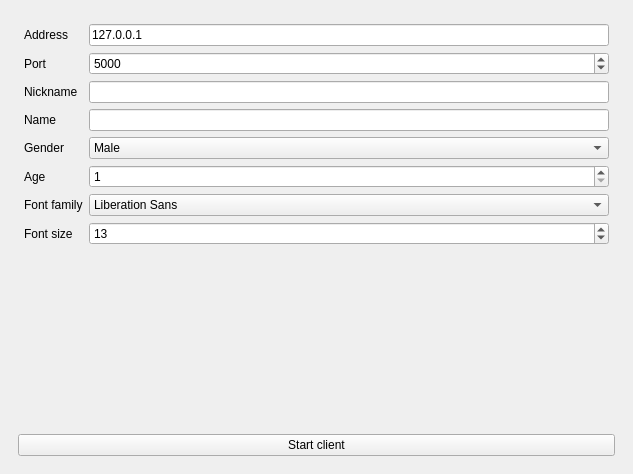
<?xml version="1.0" encoding="UTF-8"?>
<ui version="4.0">
 <class>MainWindow</class>
 <widget class="QMainWindow" name="MainWindow">
  <property name="geometry">
   <rect>
    <x>0</x>
    <y>0</y>
    <width>633</width>
    <height>474</height>
   </rect>
  </property>
  <property name="windowTitle">
   <string>MainWindow</string>
  </property>
  <property name="styleSheet">
   <string notr="true"/>
  </property>
  <widget class="QWidget" name="centralwidget">
   <layout class="QHBoxLayout" name="horizontalLayout">
    <item>
     <widget class="QWidget" name="widget" native="true">
      <layout class="QVBoxLayout" name="verticalLayout">
       <item>
        <layout class="QFormLayout" name="formLayout">
         <property name="leftMargin">
          <number>6</number>
         </property>
         <property name="topMargin">
          <number>6</number>
         </property>
         <property name="rightMargin">
          <number>6</number>
         </property>
         <property name="bottomMargin">
          <number>6</number>
         </property>
         <item row="1" column="0">
          <widget class="QLabel" name="addressLabel">
           <property name="text">
            <string>Address</string>
           </property>
          </widget>
         </item>
         <item row="1" column="1">
          <widget class="QLineEdit" name="addressLineEdit">
           <property name="text">
            <string>127.0.0.1</string>
           </property>
          </widget>
         </item>
         <item row="2" column="0">
          <widget class="QLabel" name="portLabel">
           <property name="text">
            <string>Port</string>
           </property>
          </widget>
         </item>
         <item row="2" column="1">
          <widget class="QSpinBox" name="portSpinBox">
           <property name="minimum">
            <number>0</number>
           </property>
           <property name="maximum">
            <number>65535</number>
           </property>
           <property name="value">
            <number>5000</number>
           </property>
          </widget>
         </item>
         <item row="3" column="0">
          <widget class="QLabel" name="nicknameLabel">
           <property name="text">
            <string>Nickname</string>
           </property>
          </widget>
         </item>
         <item row="3" column="1">
          <widget class="QLineEdit" name="nicknameLineEdit"/>
         </item>
         <item row="4" column="0">
          <widget class="QLabel" name="nameLabel">
           <property name="text">
            <string>Name</string>
           </property>
          </widget>
         </item>
         <item row="4" column="1">
          <widget class="QLineEdit" name="nameLineEdit"/>
         </item>
         <item row="5" column="0">
          <widget class="QLabel" name="genderLabel">
           <property name="text">
            <string>Gender</string>
           </property>
          </widget>
         </item>
         <item row="5" column="1">
          <widget class="QComboBox" name="genderComboBox">
           <item>
            <property name="text">
             <string>Male</string>
            </property>
           </item>
           <item>
            <property name="text">
             <string>Female</string>
            </property>
           </item>
          </widget>
         </item>
         <item row="6" column="0">
          <widget class="QLabel" name="ageLabel">
           <property name="text">
            <string>Age</string>
           </property>
          </widget>
         </item>
         <item row="6" column="1">
          <widget class="QSpinBox" name="ageSpinBox">
           <property name="minimum">
            <number>1</number>
           </property>
           <property name="maximum">
            <number>200</number>
           </property>
          </widget>
         </item>
         <item row="7" column="0">
          <widget class="QLabel" name="fontFamilyLabel">
           <property name="text">
            <string>Font family</string>
           </property>
          </widget>
         </item>
         <item row="7" column="1">
          <widget class="QFontComboBox" name="fontComboBox">
           <property name="editable">
            <bool>false</bool>
           </property>
          </widget>
         </item>
         <item row="8" column="0">
          <widget class="QLabel" name="fontSizeLabel">
           <property name="text">
            <string>Font size</string>
           </property>
          </widget>
         </item>
         <item row="8" column="1">
          <widget class="QSpinBox" name="fontSpinBox">
           <property name="minimum">
            <number>1</number>
           </property>
           <property name="stepType">
            <enum>QAbstractSpinBox::AdaptiveDecimalStepType</enum>
           </property>
           <property name="value">
            <number>13</number>
           </property>
          </widget>
         </item>
        </layout>
       </item>
       <item>
        <widget class="QPushButton" name="startButton">
         <property name="text">
          <string>Start client</string>
         </property>
        </widget>
       </item>
      </layout>
     </widget>
    </item>
   </layout>
  </widget>
 </widget>
 <resources/>
 <connections/>
</ui>
